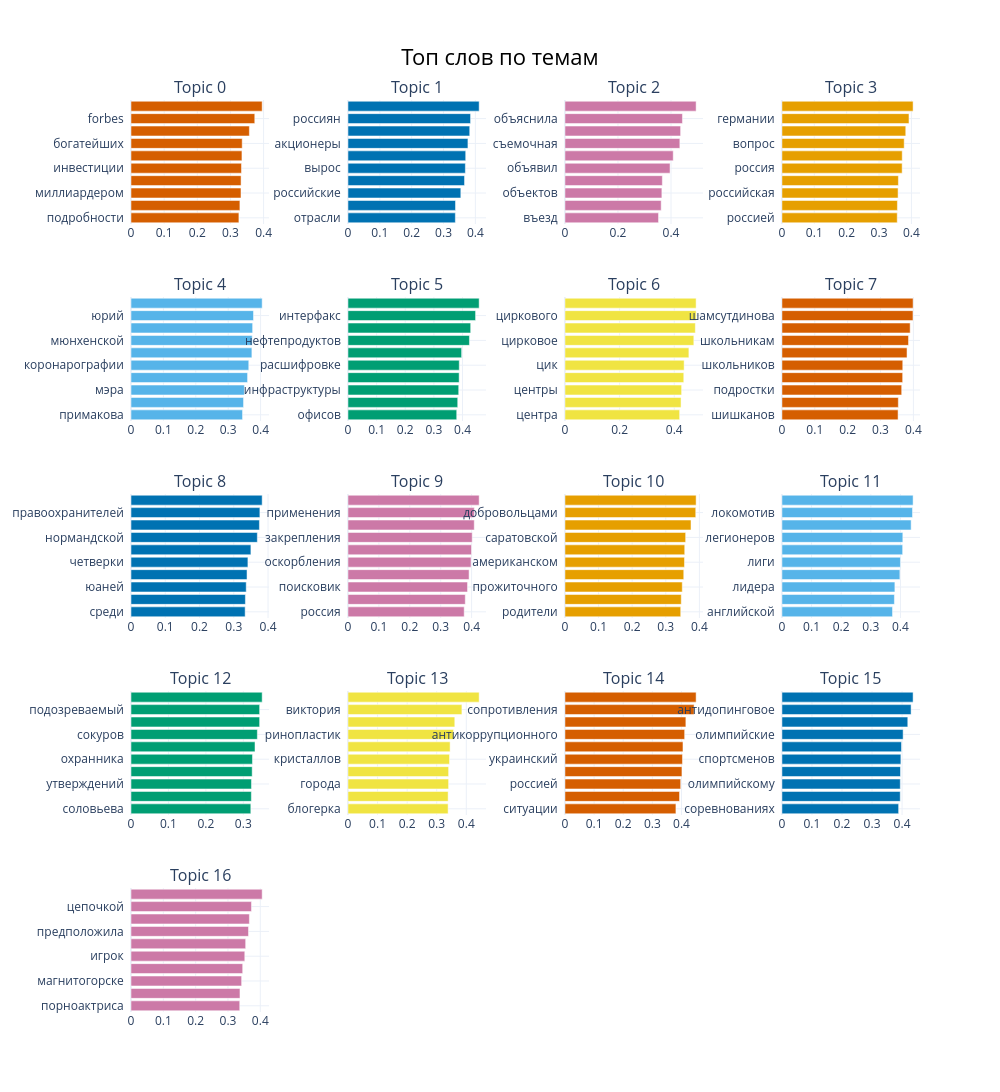

The code cell stored with this chart in its notebook:
### Code cell
topic_model.visualize_barchart(top_n_topics=30, n_words=10, title='Топ слов по темам')

### Figure 1 — Plotly figure (JSON) as saved in the notebook; plotly's stock layout.template omitted (floating-point values rounded to 4 significant figures)
{"data": [{"marker": {"color": "#D55E00"}, "orientation": "h", "type": "bar", "x": [0.3255, 0.3285, 0.3318, 0.332, 0.3332, 0.3347, 0.3355, 0.3571, 0.3734, 0.3957], "xaxis": "x", "y": ["подробности  ", "операционной  ", "миллиардером  ", "версии  ", "инвестиции  ", "forbes_young  ", "богатейших  ", "афиши  ", "forbes  ", "российских  "], "yaxis": "y"}, {"marker": {"color": "#0072B2"}, "orientation": "h", "type": "bar", "x": [0.3372, 0.3376, 0.3543, 0.3659, 0.3686, 0.3697, 0.3767, 0.3823, 0.3849, 0.4119], "xaxis": "x2", "y": ["отрасли  ", "собираются  ", "российские  ", "российских  ", "вырос  ", "модернизации  ", "акционеры  ", "выросли  ", "россиян  ", "голосовой  "], "yaxis": "y2"}, {"marker": {"color": "#CC79A7"}, "orientation": "h", "type": "bar", "x": [0.353, 0.3629, 0.3656, 0.3673, 0.3964, 0.4084, 0.4334, 0.4362, 0.4431, 0.4948], "xaxis": "x3", "y": ["въезд  ", "адмирал  ", "объектов  ", "объекты  ", "объявил  ", "подъем  ", "съемочная  ", "объяснил  ", "объяснила  ", "коммерсантъ  "], "yaxis": "y3"}, {"marker": {"color": "#E69F00"}, "orientation": "h", "type": "bar", "x": [0.3561, 0.3567, 0.3587, 0.3597, 0.3713, 0.3716, 0.3776, 0.3825, 0.3924, 0.4051], "xaxis": "x4", "y": ["россией  ", "иностранных  ", "российская  ", "российский  ", "россия  ", "государства  ", "вопрос  ", "американским  ", "германии  ", "российского  "], "yaxis": "y4"}, {"marker": {"color": "#56B4E9"}, "orientation": "h", "type": "bar", "x": [0.3443, 0.3474, 0.35, 0.3598, 0.3635, 0.3732, 0.374, 0.3755, 0.3781, 0.4049], "xaxis": "x5", "y": ["примакова  ", "инфарктом  ", "мэра  ", "поэтому  ", "коронарографии  ", "аэропорт  ", "мюнхенской  ", "мэром  ", "юрий  ", "юрия  "], "yaxis": "y5"}, {"marker": {"color": "#009E73"}, "orientation": "h", "type": "bar", "x": [0.3797, 0.3833, 0.3867, 0.3882, 0.3886, 0.3968, 0.4241, 0.4284, 0.4456, 0.458], "xaxis": "x6", "y": ["офисов  ", "источник  ", "инфраструктуры  ", "новосибирской  ", "расшифровке  ", "мегафон  ", "нефтепродуктов  ", "информированный  ", "интерфакс  ", "информацию  "], "yaxis": "y6"}, {"marker": {"color": "#F0E442"}, "orientation": "h", "type": "bar", "x": [0.4197, 0.4249, 0.4269, 0.4348, 0.4361, 0.4535, 0.4716, 0.4772, 0.48, 0.48], "xaxis": "x7", "y": ["центра  ", "центров  ", "центры  ", "росгосцирк  ", "цик  ", "цитирует  ", "цирковое  ", "ценностей  ", "циркового  ", "церкви  "], "yaxis": "y7"}, {"marker": {"color": "#D55E00"}, "orientation": "h", "type": "bar", "x": [0.3534, 0.3542, 0.3644, 0.3674, 0.3677, 0.3807, 0.3852, 0.3902, 0.3988, 0.3991], "xaxis": "x8", "y": ["шишканов  ", "подростков  ", "подростки  ", "шишканова  ", "школьников  ", "школьница  ", "школьникам  ", "происшествия  ", "шамсутдинова  ", "шамсутдинов  "], "yaxis": "y8"}, {"marker": {"color": "#0072B2"}, "orientation": "h", "type": "bar", "x": [0.3332, 0.3339, 0.3363, 0.3387, 0.3412, 0.35, 0.3688, 0.3749, 0.3762, 0.3829], "xaxis": "x9", "y": ["среди  ", "опубликована  ", "юаней  ", "франции  ", "четверки  ", "германии  ", "нормандской  ", "нормандский  ", "правоохранителей  ", "игрой  "], "yaxis": "y9"}, {"marker": {"color": "#CC79A7"}, "orientation": "h", "type": "bar", "x": [0.376, 0.3795, 0.3867, 0.3918, 0.3982, 0.3996, 0.4019, 0.4085, 0.4086, 0.4244], "xaxis": "x10", "y": ["россия  ", "критерия  ", "поисковик  ", "синергия  ", "оскорбления  ", "россиян  ", "закрепления  ", "исследовательской  ", "применения  ", "освидетельствования  "], "yaxis": "y10"}, {"marker": {"color": "#E69F00"}, "orientation": "h", "type": "bar", "x": [0.3445, 0.3461, 0.349, 0.3535, 0.3557, 0.3564, 0.3591, 0.3751, 0.3892, 0.3903], "xaxis": "x11", "y": ["родители  ", "привести  ", "прожиточного  ", "прожиточный  ", "американском  ", "общефедеральный  ", "саратовской  ", "пенсионеров  ", "добровольцами  ", "природопользования  "], "yaxis": "y11"}, {"marker": {"color": "#56B4E9"}, "orientation": "h", "type": "bar", "x": [0.3732, 0.3796, 0.3812, 0.3981, 0.4, 0.4074, 0.408, 0.436, 0.4406, 0.4427], "xaxis": "x12", "y": ["английской  ", "ленты  ", "лидера  ", "лукойла  ", "лиги  ", "лион  ", "легионеров  ", "литовкин  ", "локомотив  ", "локомотива  "], "yaxis": "y12"}, {"marker": {"color": "#009E73"}, "orientation": "h", "type": "bar", "x": [0.32, 0.3214, 0.3217, 0.3237, 0.3244, 0.3312, 0.3374, 0.3436, 0.3436, 0.3503], "xaxis": "x13", "y": ["соловьева  ", "диагностировали  ", "утверждений  ", "сокурову  ", "охранника  ", "звания  ", "сокуров  ", "заворотнюк  ", "подозреваемый  ", "происшествия  "], "yaxis": "y13"}, {"marker": {"color": "#F0E442"}, "orientation": "h", "type": "bar", "x": [0.3386, 0.3387, 0.3402, 0.3403, 0.3434, 0.3453, 0.3569, 0.3612, 0.3852, 0.4435], "xaxis": "x14", "y": ["блогерка  ", "посадочной  ", "города  ", "жительница  ", "кристаллов  ", "британка  ", "ринопластик  ", "скворцов  ", "виктория  ", "привлекательности  "], "yaxis": "y14"}, {"marker": {"color": "#D55E00"}, "orientation": "h", "type": "bar", "x": [0.3809, 0.3933, 0.3972, 0.4016, 0.4034, 0.4052, 0.4109, 0.4151, 0.4432, 0.4503], "xaxis": "x15", "y": ["ситуации  ", "хохфильцене  ", "россией  ", "своей  ", "украинский  ", "провести  ", "антикоррупционного  ", "украинизации  ", "сопротивления  ", "провокацией  "], "yaxis": "y15"}, {"marker": {"color": "#0072B2"}, "orientation": "h", "type": "bar", "x": [0.3886, 0.3939, 0.3941, 0.3947, 0.396, 0.3981, 0.4035, 0.419, 0.43, 0.4367], "xaxis": "x16", "y": ["соревнованиях  ", "спортивный  ", "олимпийскому  ", "спортивном  ", "спортсменов  ", "олимпийских  ", "олимпийские  ", "антидопингового  ", "антидопинговое  ", "антидопинговой  "], "yaxis": "y16"}, {"marker": {"color": "#CC79A7"}, "orientation": "h", "type": "bar", "x": [0.3364, 0.3371, 0.3422, 0.3455, 0.352, 0.3547, 0.3635, 0.3662, 0.3726, 0.4058], "xaxis": "x17", "y": ["порноактриса  ", "вернули  ", "магнитогорске  ", "приговорили  ", "игрок  ", "саратовской  ", "предположила  ", "иностранцев  ", "цепочкой  ", "морской  "], "yaxis": "y17"}], "layout": {"annotations": [{"font": {"size": 16}, "showarrow": false, "text": "Topic 0", "x": 0.0875, "xanchor": "center", "xref": "paper", "y": 1.0, "yanchor": "bottom", "yref": "paper"}, {"font": {"size": 16}, "showarrow": false, "text": "Topic 1", "x": 0.3625, "xanchor": "center", "xref": "paper", "y": 1.0, "yanchor": "bottom", "yref": "paper"}, {"font": {"size": 16}, "showarrow": false, "text": "Topic 2", "x": 0.6375, "xanchor": "center", "xref": "paper", "y": 1.0, "yanchor": "bottom", "yref": "paper"}, {"font": {"size": 16}, "showarrow": false, "text": "Topic 3", "x": 0.9125, "xanchor": "center", "xref": "paper", "y": 1.0, "yanchor": "bottom", "yref": "paper"}, {"font": {"size": 16}, "showarrow": false, "text": "Topic 4", "x": 0.0875, "xanchor": "center", "xref": "paper", "y": 0.784, "yanchor": "bottom", "yref": "paper"}, {"font": {"size": 16}, "showarrow": false, "text": "Topic 5", "x": 0.3625, "xanchor": "center", "xref": "paper", "y": 0.784, "yanchor": "bottom", "yref": "paper"}, {"font": {"size": 16}, "showarrow": false, "text": "Topic 6", "x": 0.6375, "xanchor": "center", "xref": "paper", "y": 0.784, "yanchor": "bottom", "yref": "paper"}, {"font": {"size": 16}, "showarrow": false, "text": "Topic 7", "x": 0.9125, "xanchor": "center", "xref": "paper", "y": 0.784, "yanchor": "bottom", "yref": "paper"}, {"font": {"size": 16}, "showarrow": false, "text": "Topic 8", "x": 0.0875, "xanchor": "center", "xref": "paper", "y": 0.568, "yanchor": "bottom", "yref": "paper"}, {"font": {"size": 16}, "showarrow": false, "text": "Topic 9", "x": 0.3625, "xanchor": "center", "xref": "paper", "y": 0.568, "yanchor": "bottom", "yref": "paper"}, {"font": {"size": 16}, "showarrow": false, "text": "Topic 10", "x": 0.6375, "xanchor": "center", "xref": "paper", "y": 0.568, "yanchor": "bottom", "yref": "paper"}, {"font": {"size": 16}, "showarrow": false, "text": "Topic 11", "x": 0.9125, "xanchor": "center", "xref": "paper", "y": 0.568, "yanchor": "bottom", "yref": "paper"}, {"font": {"size": 16}, "showarrow": false, "text": "Topic 12", "x": 0.0875, "xanchor": "center", "xref": "paper", "y": 0.352, "yanchor": "bottom", "yref": "paper"}, {"font": {"size": 16}, "showarrow": false, "text": "Topic 13", "x": 0.3625, "xanchor": "center", "xref": "paper", "y": 0.352, "yanchor": "bottom", "yref": "paper"}, {"font": {"size": 16}, "showarrow": false, "text": "Topic 14", "x": 0.6375, "xanchor": "center", "xref": "paper", "y": 0.352, "yanchor": "bottom", "yref": "paper"}, {"font": {"size": 16}, "showarrow": false, "text": "Topic 15", "x": 0.9125, "xanchor": "center", "xref": "paper", "y": 0.352, "yanchor": "bottom", "yref": "paper"}, {"font": {"size": 16}, "showarrow": false, "text": "Topic 16", "x": 0.0875, "xanchor": "center", "xref": "paper", "y": 0.136, "yanchor": "bottom", "yref": "paper"}], "height": 1250, "hoverlabel": {"bgcolor": "white", "font": {"family": "Rockwell", "size": 16}}, "showlegend": false, "title": {"font": {"color": "Black", "size": 22}, "text": "Топ слов по темам", "x": 0.5, "xanchor": "center", "yanchor": "top"}, "width": 1000, "xaxis": {"anchor": "y", "domain": [0, 0.175], "showgrid": true}, "xaxis10": {"anchor": "y10", "domain": [0.275, 0.45], "showgrid": true}, "xaxis11": {"anchor": "y11", "domain": [0.55, 0.725], "showgrid": true}, "xaxis12": {"anchor": "y12", "domain": [0.825, 1], "showgrid": true}, "xaxis13": {"anchor": "y13", "domain": [0, 0.175], "showgrid": true}, "xaxis14": {"anchor": "y14", "domain": [0.275, 0.45], "showgrid": true}, "xaxis15": {"anchor": "y15", "domain": [0.55, 0.725], "showgrid": true}, "xaxis16": {"anchor": "y16", "domain": [0.825, 1], "showgrid": true}, "xaxis17": {"anchor": "y17", "domain": [0, 0.175], "showgrid": true}, "xaxis18": {"anchor": "y18", "domain": [0.275, 0.45], "showgrid": true}, "xaxis19": {"anchor": "y19", "domain": [0.55, 0.725], "showgrid": true}, "xaxis2": {"anchor": "y2", "domain": [0.275, 0.45], "showgrid": true}, "xaxis20": {"anchor": "y20", "domain": [0.825, 1], "showgrid": true}, "xaxis3": {"anchor": "y3", "domain": [0.55, 0.725], "showgrid": true}, "xaxis4": {"anchor": "y4", "domain": [0.825, 1], "showgrid": true}, "xaxis5": {"anchor": "y5", "domain": [0, 0.175], "showgrid": true}, "xaxis6": {"anchor": "y6", "domain": [0.275, 0.45], "showgrid": true}, "xaxis7": {"anchor": "y7", "domain": [0.55, 0.725], "showgrid": true}, "xaxis8": {"anchor": "y8", "domain": [0.825, 1], "showgrid": true}, "xaxis9": {"anchor": "y9", "domain": [0, 0.175], "showgrid": true}, "yaxis": {"anchor": "x", "domain": [0.864, 1.0], "showgrid": true}, "yaxis10": {"anchor": "x10", "domain": [0.432, 0.568], "showgrid": true}, "yaxis11": {"anchor": "x11", "domain": [0.432, 0.568], "showgrid": true}, "yaxis12": {"anchor": "x12", "domain": [0.432, 0.568], "showgrid": true}, "yaxis13": {"anchor": "x13", "domain": [0.216, 0.352], "showgrid": true}, "yaxis14": {"anchor": "x14", "domain": [0.216, 0.352], "showgrid": true}, "yaxis15": {"anchor": "x15", "domain": [0.216, 0.352], "showgrid": true}, "yaxis16": {"anchor": "x16", "domain": [0.216, 0.352], "showgrid": true}, "yaxis17": {"anchor": "x17", "domain": [0, 0.136], "showgrid": true}, "yaxis18": {"anchor": "x18", "domain": [0, 0.136], "showgrid": true}, "yaxis19": {"anchor": "x19", "domain": [0, 0.136], "showgrid": true}, "yaxis2": {"anchor": "x2", "domain": [0.864, 1.0], "showgrid": true}, "yaxis20": {"anchor": "x20", "domain": [0, 0.136], "showgrid": true}, "yaxis3": {"anchor": "x3", "domain": [0.864, 1.0], "showgrid": true}, "yaxis4": {"anchor": "x4", "domain": [0.864, 1.0], "showgrid": true}, "yaxis5": {"anchor": "x5", "domain": [0.648, 0.784], "showgrid": true}, "yaxis6": {"anchor": "x6", "domain": [0.648, 0.784], "showgrid": true}, "yaxis7": {"anchor": "x7", "domain": [0.648, 0.784], "showgrid": true}, "yaxis8": {"anchor": "x8", "domain": [0.648, 0.784], "showgrid": true}, "yaxis9": {"anchor": "x9", "domain": [0.432, 0.568], "showgrid": true}}}
